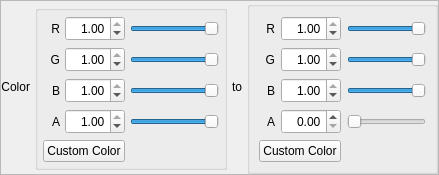
               <widget class="QFrame" name="ParticlesFrame3">
                <property name="sizePolicy">
                 <sizepolicy hsizetype="Preferred" vsizetype="Preferred">
                  <horstretch>0</horstretch>
                  <verstretch>0</verstretch>
                 </sizepolicy>
                </property>
                <property name="frameShape">
                 <enum>QFrame::StyledPanel</enum>
                </property>
                <property name="frameShadow">
                 <enum>QFrame::Raised</enum>
                </property>
                <layout class="QHBoxLayout" name="horizontalLayout_11">
                 <property name="spacing">
                  <number>5</number>
                 </property>
                 <property name="margin">
                  <number>0</number>
                 </property>
                 <item>
                  <widget class="QLabel" name="ColorsLabel">
                   <property name="sizePolicy">
                    <sizepolicy hsizetype="Preferred" vsizetype="Fixed">
                     <horstretch>0</horstretch>
                     <verstretch>0</verstretch>
                    </sizepolicy>
                   </property>
                   <property name="text">
                    <string>Color</string>
                   </property>
                   <property name="alignment">
                    <set>Qt::AlignRight|Qt::AlignTrailing|Qt::AlignVCenter</set>
                   </property>
                  </widget>
                 </item>
                 <item>
                  <widget class="QGroupBox" name="ColorsFromBox">
                   <property name="sizePolicy">
                    <sizepolicy hsizetype="Expanding" vsizetype="Fixed">
                     <horstretch>2</horstretch>
                     <verstretch>0</verstretch>
                    </sizepolicy>
                   </property>
                   <property name="title">
                    <string/>
                   </property>
                   <property name="flat">
                    <bool>false</bool>
                   </property>
                   <layout class="QGridLayout" name="gridLayout_6">
                    <property name="horizontalSpacing">
                     <number>5</number>
                    </property>
                    <property name="margin">
                     <number>5</number>
                    </property>
                    <item row="0" column="0">
                     <widget class="QLabel" name="RFromLabel">
                      <property name="sizePolicy">
                       <sizepolicy hsizetype="Preferred" vsizetype="Fixed">
                        <horstretch>0</horstretch>
                        <verstretch>0</verstretch>
                       </sizepolicy>
                      </property>
                      <property name="minimumSize">
                       <size>
                        <width>0</width>
                        <height>25</height>
                       </size>
                      </property>
                      <property name="toolTip">
                       <string>Start color Red</string>
                      </property>
                      <property name="text">
                       <string>R</string>
                      </property>
                      <property name="alignment">
                       <set>Qt::AlignRight|Qt::AlignTrailing|Qt::AlignVCenter</set>
                      </property>
                     </widget>
                    </item>
                    <item row="1" column="0">
                     <widget class="QLabel" name="GFromLabel">
                      <property name="sizePolicy">
                       <sizepolicy hsizetype="Preferred" vsizetype="Fixed">
                        <horstretch>0</horstretch>
                        <verstretch>0</verstretch>
                       </sizepolicy>
                      </property>
                      <property name="minimumSize">
                       <size>
                        <width>0</width>
                        <height>25</height>
                       </size>
                      </property>
                      <property name="toolTip">
                       <string>Start color green</string>
                      </property>
                      <property name="text">
                       <string>G</string>
                      </property>
                      <property name="alignment">
                       <set>Qt::AlignRight|Qt::AlignTrailing|Qt::AlignVCenter</set>
                      </property>
                     </widget>
                    </item>
                    <item row="2" column="0">
                     <widget class="QLabel" name="BFromLabel">
                      <property name="sizePolicy">
                       <sizepolicy hsizetype="Preferred" vsizetype="Fixed">
                        <horstretch>0</horstretch>
                        <verstretch>0</verstretch>
                       </sizepolicy>
                      </property>
                      <property name="minimumSize">
                       <size>
                        <width>0</width>
                        <height>25</height>
                       </size>
                      </property>
                      <property name="toolTip">
                       <string>Start color blue</string>
                      </property>
                      <property name="text">
                       <string>B</string>
                      </property>
                      <property name="alignment">
                       <set>Qt::AlignRight|Qt::AlignTrailing|Qt::AlignVCenter</set>
                      </property>
                     </widget>
                    </item>
                    <item row="3" column="0">
                     <widget class="QLabel" name="AFromLabel">
                      <property name="sizePolicy">
                       <sizepolicy hsizetype="Preferred" vsizetype="Fixed">
                        <horstretch>0</horstretch>
                        <verstretch>0</verstretch>
                       </sizepolicy>
                      </property>
                      <property name="minimumSize">
                       <size>
                        <width>0</width>
                        <height>25</height>
                       </size>
                      </property>
                      <property name="toolTip">
                       <string>Alpha value at start of lifetime</string>
                      </property>
                      <property name="text">
                       <string>A</string>
                      </property>
                      <property name="alignment">
                       <set>Qt::AlignRight|Qt::AlignTrailing|Qt::AlignVCenter</set>
                      </property>
                     </widget>
                    </item>
                    <item row="2" column="2">
                     <widget class="QSlider" name="BFromSlider">
                      <property name="toolTip">
                       <string>Start color blue</string>
                      </property>
                      <property name="maximum">
                       <number>100</number>
                      </property>
                      <property name="value">
                       <number>100</number>
                      </property>
                      <property name="orientation">
                       <enum>Qt::Horizontal</enum>
                      </property>
                     </widget>
                    </item>
                    <item row="1" column="2">
                     <widget class="QSlider" name="GFromSlider">
                      <property name="toolTip">
                       <string>Start color green</string>
                      </property>
                      <property name="maximum">
                       <number>100</number>
                      </property>
                      <property name="value">
                       <number>100</number>
                      </property>
                      <property name="orientation">
                       <enum>Qt::Horizontal</enum>
                      </property>
                     </widget>
                    </item>
                    <item row="0" column="2">
                     <widget class="QSlider" name="RFromSlider">
                      <property name="toolTip">
                       <string>Start color Red</string>
                      </property>
                      <property name="maximum">
                       <number>100</number>
                      </property>
                      <property name="value">
                       <number>100</number>
                      </property>
                      <property name="orientation">
                       <enum>Qt::Horizontal</enum>
                      </property>
                     </widget>
                    </item>
                    <item row="3" column="2">
                     <widget class="QSlider" name="AFromSlider">
                      <property name="toolTip">
                       <string>Alpha value at start of lifetime</string>
                      </property>
                      <property name="maximum">
                       <number>100</number>
                      </property>
                      <property name="value">
                       <number>100</number>
                      </property>
                      <property name="orientation">
                       <enum>Qt::Horizontal</enum>
                      </property>
                     </widget>
                    </item>
                    <item row="0" column="1">
                     <widget class="QDoubleSpinBox" name="RFromSpinBox">
                      <property name="sizePolicy">
                       <sizepolicy hsizetype="Fixed" vsizetype="Fixed">
                        <horstretch>0</horstretch>
                        <verstretch>0</verstretch>
                       </sizepolicy>
                      </property>
                      <property name="minimumSize">
                       <size>
                        <width>60</width>
                        <height>25</height>
                       </size>
                      </property>
                      <property name="maximumSize">
                       <size>
                        <width>60</width>
                        <height>25</height>
                       </size>
                      </property>
                      <property name="toolTip">
                       <string>Start color Red</string>
                      </property>
                      <property name="alignment">
                       <set>Qt::AlignRight|Qt::AlignTrailing|Qt::AlignVCenter</set>
                      </property>
                      <property name="maximum">
                       <double>1.000000000000000</double>
                      </property>
                      <property name="singleStep">
                       <double>0.010000000000000</double>
                      </property>
                      <property name="value">
                       <double>1.000000000000000</double>
                      </property>
                     </widget>
                    </item>
                    <item row="1" column="1">
                     <widget class="QDoubleSpinBox" name="GFromSpinBox">
                      <property name="sizePolicy">
                       <sizepolicy hsizetype="Fixed" vsizetype="Fixed">
                        <horstretch>0</horstretch>
                        <verstretch>0</verstretch>
                       </sizepolicy>
                      </property>
                      <property name="minimumSize">
                       <size>
                        <width>60</width>
                        <height>25</height>
                       </size>
                      </property>
                      <property name="maximumSize">
                       <size>
                        <width>60</width>
                        <height>25</height>
                       </size>
                      </property>
                      <property name="toolTip">
                       <string>Start color green</string>
                      </property>
                      <property name="alignment">
                       <set>Qt::AlignRight|Qt::AlignTrailing|Qt::AlignVCenter</set>
                      </property>
                      <property name="maximum">
                       <double>1.000000000000000</double>
                      </property>
                      <property name="singleStep">
                       <double>0.010000000000000</double>
                      </property>
                      <property name="value">
                       <double>1.000000000000000</double>
                      </property>
                     </widget>
                    </item>
                    <item row="2" column="1">
                     <widget class="QDoubleSpinBox" name="BFromSpinBox">
                      <property name="sizePolicy">
                       <sizepolicy hsizetype="Fixed" vsizetype="Fixed">
                        <horstretch>0</horstretch>
                        <verstretch>0</verstretch>
                       </sizepolicy>
                      </property>
                      <property name="minimumSize">
                       <size>
                        <width>60</width>
                        <height>25</height>
                       </size>
                      </property>
                      <property name="maximumSize">
                       <size>
                        <width>60</width>
                        <height>25</height>
                       </size>
                      </property>
                      <property name="toolTip">
                       <string>Start color blue</string>
                      </property>
                      <property name="alignment">
                       <set>Qt::AlignRight|Qt::AlignTrailing|Qt::AlignVCenter</set>
                      </property>
                      <property name="maximum">
                       <double>1.000000000000000</double>
                      </property>
                      <property name="singleStep">
                       <double>0.010000000000000</double>
                      </property>
                      <property name="value">
                       <double>1.000000000000000</double>
                      </property>
                     </widget>
                    </item>
                    <item row="3" column="1">
                     <widget class="QDoubleSpinBox" name="AFromSpinBox">
                      <property name="sizePolicy">
                       <sizepolicy hsizetype="Fixed" vsizetype="Fixed">
                        <horstretch>0</horstretch>
                        <verstretch>0</verstretch>
                       </sizepolicy>
                      </property>
                      <property name="minimumSize">
                       <size>
                        <width>60</width>
                        <height>25</height>
                       </size>
                      </property>
                      <property name="maximumSize">
                       <size>
                        <width>60</width>
                        <height>25</height>
                       </size>
                      </property>
                      <property name="toolTip">
                       <string>Alpha value at start of lifetime</string>
                      </property>
                      <property name="alignment">
                       <set>Qt::AlignRight|Qt::AlignTrailing|Qt::AlignVCenter</set>
                      </property>
                      <property name="maximum">
                       <double>1.000000000000000</double>
                      </property>
                      <property name="singleStep">
                       <double>0.010000000000000</double>
                      </property>
                      <property name="value">
                       <double>1.000000000000000</double>
                      </property>
                     </widget>
                    </item>
                    <item row="4" column="0" colspan="2">
                     <widget class="QPushButton" name="CustomColorFromButton">
                      <property name="sizePolicy">
                       <sizepolicy hsizetype="Fixed" vsizetype="Fixed">
                        <horstretch>0</horstretch>
                        <verstretch>0</verstretch>
                       </sizepolicy>
                      </property>
                      <property name="text">
                       <string>Custom Color</string>
                      </property>
                     </widget>
                    </item>
                   </layout>
                  </widget>
                 </item>
                 <item>
                  <widget class="QLabel" name="ColorsToLabel">
                   <property name="sizePolicy">
                    <sizepolicy hsizetype="Preferred" vsizetype="Fixed">
                     <horstretch>0</horstretch>
                     <verstretch>0</verstretch>
                    </sizepolicy>
                   </property>
                   <property name="text">
                    <string>to</string>
                   </property>
                   <property name="alignment">
                    <set>Qt::AlignRight|Qt::AlignTrailing|Qt::AlignVCenter</set>
                   </property>
                  </widget>
                 </item>
                 <item>
                  <widget class="QGroupBox" name="ColorsToBox">
                   <property name="sizePolicy">
                    <sizepolicy hsizetype="Expanding" vsizetype="Fixed">
                     <horstretch>2</horstretch>
                     <verstretch>0</verstretch>
                    </sizepolicy>
                   </property>
                   <property name="title">
                    <string/>
                   </property>
                   <layout class="QGridLayout" name="gridLayout_7">
                    <item row="0" column="0">
                     <widget class="QLabel" name="RToLabel">
                      <property name="sizePolicy">
                       <sizepolicy hsizetype="Preferred" vsizetype="Fixed">
                        <horstretch>0</horstretch>
                        <verstretch>0</verstretch>
                       </sizepolicy>
                      </property>
                      <property name="minimumSize">
                       <size>
                        <width>0</width>
                        <height>25</height>
                       </size>
                      </property>
                      <property name="toolTip">
                       <string>End color red</string>
                      </property>
                      <property name="text">
                       <string>R</string>
                      </property>
                      <property name="alignment">
                       <set>Qt::AlignRight|Qt::AlignTrailing|Qt::AlignVCenter</set>
                      </property>
                     </widget>
                    </item>
                    <item row="1" column="0">
                     <widget class="QLabel" name="GToLabel">
                      <property name="sizePolicy">
                       <sizepolicy hsizetype="Preferred" vsizetype="Fixed">
                        <horstretch>0</horstretch>
                        <verstretch>0</verstretch>
                       </sizepolicy>
                      </property>
                      <property name="minimumSize">
                       <size>
                        <width>0</width>
                        <height>25</height>
                       </size>
                      </property>
                      <property name="toolTip">
                       <string>End color green</string>
                      </property>
                      <property name="text">
                       <string>G</string>
                      </property>
                      <property name="alignment">
                       <set>Qt::AlignRight|Qt::AlignTrailing|Qt::AlignVCenter</set>
                      </property>
                     </widget>
                    </item>
                    <item row="2" column="0">
                     <widget class="QLabel" name="BToLabel">
                      <property name="sizePolicy">
                       <sizepolicy hsizetype="Preferred" vsizetype="Fixed">
                        <horstretch>0</horstretch>
                        <verstretch>0</verstretch>
                       </sizepolicy>
                      </property>
                      <property name="minimumSize">
                       <size>
                        <width>0</width>
                        <height>25</height>
                       </size>
                      </property>
                      <property name="toolTip">
                       <string>End color blue</string>
                      </property>
                      <property name="text">
                       <string>B</string>
                      </property>
                      <property name="alignment">
                       <set>Qt::AlignRight|Qt::AlignTrailing|Qt::AlignVCenter</set>
                      </property>
                     </widget>
                    </item>
                    <item row="3" column="0">
                     <widget class="QLabel" name="AToLabel">
                      <property name="sizePolicy">
                       <sizepolicy hsizetype="Preferred" vsizetype="Fixed">
                        <horstretch>0</horstretch>
                        <verstretch>0</verstretch>
                       </sizepolicy>
                      </property>
                      <property name="minimumSize">
                       <size>
                        <width>0</width>
                        <height>25</height>
                       </size>
                      </property>
                      <property name="toolTip">
                       <string>Alpha value at end of lifetime</string>
                      </property>
                      <property name="text">
                       <string>A</string>
                      </property>
                      <property name="alignment">
                       <set>Qt::AlignRight|Qt::AlignTrailing|Qt::AlignVCenter</set>
                      </property>
                     </widget>
                    </item>
                    <item row="2" column="2">
                     <widget class="QSlider" name="BToSlider">
                      <property name="toolTip">
                       <string>End color blue</string>
                      </property>
                      <property name="maximum">
                       <number>100</number>
                      </property>
                      <property name="value">
                       <number>100</number>
                      </property>
                      <property name="orientation">
                       <enum>Qt::Horizontal</enum>
                      </property>
                     </widget>
                    </item>
                    <item row="1" column="2">
                     <widget class="QSlider" name="GToSlider">
                      <property name="toolTip">
                       <string>End color green</string>
                      </property>
                      <property name="maximum">
                       <number>100</number>
                      </property>
                      <property name="value">
                       <number>100</number>
                      </property>
                      <property name="orientation">
                       <enum>Qt::Horizontal</enum>
                      </property>
                     </widget>
                    </item>
                    <item row="0" column="2">
                     <widget class="QSlider" name="RToSlider">
                      <property name="toolTip">
                       <string>End color red</string>
                      </property>
                      <property name="maximum">
                       <number>100</number>
                      </property>
                      <property name="value">
                       <number>100</number>
                      </property>
                      <property name="orientation">
                       <enum>Qt::Horizontal</enum>
                      </property>
                     </widget>
                    </item>
                    <item row="3" column="2">
                     <widget class="QSlider" name="AToSlider">
                      <property name="toolTip">
                       <string>Alpha value at end of lifetime</string>
                      </property>
                      <property name="maximum">
                       <number>100</number>
                      </property>
                      <property name="value">
                       <number>0</number>
                      </property>
                      <property name="orientation">
                       <enum>Qt::Horizontal</enum>
                      </property>
                     </widget>
                    </item>
                    <item row="0" column="1">
                     <widget class="QDoubleSpinBox" name="RToSpinBox">
                      <property name="sizePolicy">
                       <sizepolicy hsizetype="Fixed" vsizetype="Fixed">
                        <horstretch>0</horstretch>
                        <verstretch>0</verstretch>
                       </sizepolicy>
                      </property>
                      <property name="minimumSize">
                       <size>
                        <width>60</width>
                        <height>25</height>
                       </size>
                      </property>
                      <property name="maximumSize">
                       <size>
                        <width>60</width>
                        <height>25</height>
                       </size>
                      </property>
                      <property name="toolTip">
                       <string>End color red</string>
                      </property>
                      <property name="alignment">
                       <set>Qt::AlignRight|Qt::AlignTrailing|Qt::AlignVCenter</set>
                      </property>
                      <property name="maximum">
                       <double>1.000000000000000</double>
                      </property>
                      <property name="singleStep">
                       <double>0.010000000000000</double>
                      </property>
                      <property name="value">
                       <double>1.000000000000000</double>
                      </property>
                     </widget>
                    </item>
                    <item row="1" column="1">
                     <widget class="QDoubleSpinBox" name="GToSpinBox">
                      <property name="sizePolicy">
                       <sizepolicy hsizetype="Fixed" vsizetype="Fixed">
                        <horstretch>0</horstretch>
                        <verstretch>0</verstretch>
                       </sizepolicy>
                      </property>
                      <property name="minimumSize">
                       <size>
                        <width>60</width>
                        <height>25</height>
                       </size>
                      </property>
                      <property name="maximumSize">
                       <size>
                        <width>60</width>
                        <height>25</height>
                       </size>
                      </property>
                      <property name="toolTip">
                       <string>End color green</string>
                      </property>
                      <property name="alignment">
                       <set>Qt::AlignRight|Qt::AlignTrailing|Qt::AlignVCenter</set>
                      </property>
                      <property name="maximum">
                       <double>1.000000000000000</double>
                      </property>
                      <property name="singleStep">
                       <double>0.010000000000000</double>
                      </property>
                      <property name="value">
                       <double>1.000000000000000</double>
                      </property>
                     </widget>
                    </item>
                    <item row="2" column="1">
                     <widget class="QDoubleSpinBox" name="BToSpinBox">
                      <property name="sizePolicy">
                       <sizepolicy hsizetype="Fixed" vsizetype="Fixed">
                        <horstretch>0</horstretch>
                        <verstretch>0</verstretch>
                       </sizepolicy>
                      </property>
                      <property name="minimumSize">
                       <size>
                        <width>60</width>
                        <height>25</height>
                       </size>
                      </property>
                      <property name="maximumSize">
                       <size>
                        <width>60</width>
                        <height>25</height>
                       </size>
                      </property>
                      <property name="toolTip">
                       <string>End color blue</string>
                      </property>
                      <property name="alignment">
                       <set>Qt::AlignRight|Qt::AlignTrailing|Qt::AlignVCenter</set>
                      </property>
                      <property name="maximum">
                       <double>1.000000000000000</double>
                      </property>
                      <property name="singleStep">
                       <double>0.010000000000000</double>
                      </property>
                      <property name="value">
                       <double>1.000000000000000</double>
                      </property>
                     </widget>
                    </item>
                    <item row="3" column="1">
                     <widget class="QDoubleSpinBox" name="AToSpinBox">
                      <property name="sizePolicy">
                       <sizepolicy hsizetype="Fixed" vsizetype="Fixed">
                        <horstretch>0</horstretch>
                        <verstretch>0</verstretch>
                       </sizepolicy>
                      </property>
                      <property name="minimumSize">
                       <size>
                        <width>60</width>
                        <height>25</height>
                       </size>
                      </property>
                      <property name="maximumSize">
                       <size>
                        <width>60</width>
                        <height>25</height>
                       </size>
                      </property>
                      <property name="toolTip">
                       <string>Alpha value at end of lifetime</string>
                      </property>
                      <property name="alignment">
                       <set>Qt::AlignRight|Qt::AlignTrailing|Qt::AlignVCenter</set>
                      </property>
                      <property name="maximum">
                       <double>1.000000000000000</double>
                      </property>
                      <property name="singleStep">
                       <double>0.010000000000000</double>
                      </property>
                      <property name="value">
                       <double>0.000000000000000</double>
                      </property>
                     </widget>
                    </item>
                    <item row="4" column="0" colspan="2">
                     <widget class="QPushButton" name="CustomColorToButton">
                      <property name="sizePolicy">
                       <sizepolicy hsizetype="Fixed" vsizetype="Fixed">
                        <horstretch>0</horstretch>
                        <verstretch>0</verstretch>
                       </sizepolicy>
                      </property>
                      <property name="text">
                       <string>Custom Color</string>
                      </property>
                     </widget>
                    </item>
                   </layout>
                  </widget>
                 </item>
                </layout>
               </widget>
